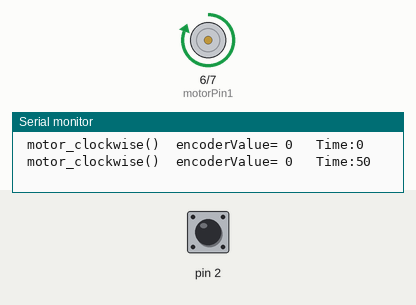
A sketch run on a simulated Arduino Uno, built with avr-gcc and run on an emulated ATmega328P. Shown: motor-driver pin pairs drawn as motors (green arrow = first pin HIGH = forward, orange = second pin HIGH = backward, longer = more drive), the last lines printed to the serial monitor. The inputs (shaded band) are chosen by the test bench; at power-on: pin 2 HIGH.

Above: at 0.1 s.
At 0.6 s:
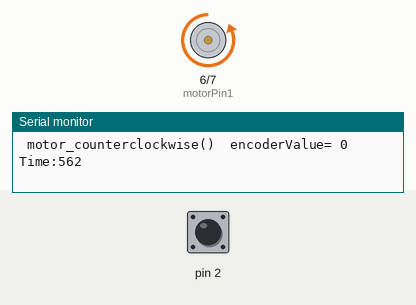
At 1.1 s:
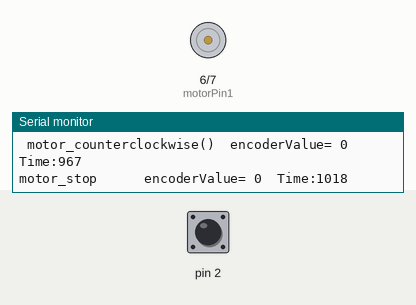
Timing chart, 0 to 2.6 s (numbered marks = the images above):
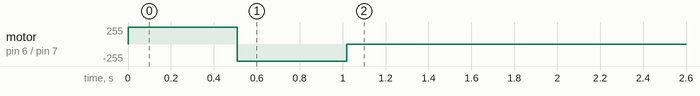

The sketch:

DCmotor01.ino
```cpp
//Uno board
//pin 2 interrupt

int motorPin1 = 6;
int motorPin2 = 7;

int encoderValue = 0;
long int Time=0;
void setup()
{
  Serial.begin(115200);
  pinMode(motorPin1, OUTPUT);
  pinMode(motorPin2, OUTPUT);
  pinMode(2, INPUT_PULLUP);
  pinMode(3, INPUT_PULLUP);
  attachInterrupt(digitalPinToInterrupt(2), Encoder_subroutine, FALLING);
}

void loop()
{

  for (int i=0;i<10;i++){
  motor_clockwise();
  Time=millis();
  Serial.print(" motor_clockwise() ");
  Serial.print(" encoderValue= ");
  Serial.print(encoderValue);
  Serial.print("   ");
  Serial.print("Time:");
  Serial.println(Time);
  delay(50);
  }

  Time=millis();
  Serial.print("motor_return");
  Serial.print("   ");
    Serial.print("   encoderValue= ");
  Serial.print(encoderValue);
  Serial.print("  Time:");
  Serial.println(Time);
    Serial.print("motor_return   ");
    Serial.print("   encoderValue= ");
  Serial.print(encoderValue);
  Serial.print("  Time:");
  Serial.println(Time);

// ***** Try the following comments to control motor
  // motor_stop();
  //  motor_counterclockwise();
  // delay(50);
// *****

  for (int j=0;j<10;j++){
  motor_counterclockwise();
  Time=millis();
  Serial.print(" motor_counterclockwise() ");
  Serial.print(" encoderValue= ");
  Serial.print(encoderValue);
  Serial.print("   ");
  Serial.print("Time:");
  Serial.println(Time);
  delay(50);

  }
  Time=millis();
  Serial.print("motor_stop");
  Serial.print("   ");
  Serial.print("   encoderValue= ");
  Serial.print(encoderValue);
  Serial.print("  Time:");
  Serial.println(Time);
  while(1){
 motor_stop();
  }
}
void Encoder_subroutine() {
  //check the voltage of another encoder pin
  if (digitalRead(3)) {
    encoderValue--;
  }
  else {
    encoderValue++;
  }
}
void motor_clockwise() {
  digitalWrite(motorPin1, 1);
  digitalWrite(motorPin2, 0);
}
void motor_counterclockwise() {
  digitalWrite(motorPin1, 0);
  digitalWrite(motorPin2, 1);
}
void motor_stop() {
  digitalWrite(motorPin1, 0);
  digitalWrite(motorPin2, 0);
}
```

Measured:
- by itself, motor on pin 6 (motorPin1) / pin 7 (motorPin2): stopped → forward 255/255 at 0.00 s, → backward 255/255 0.51 s later, → stopped 0.51 s later
